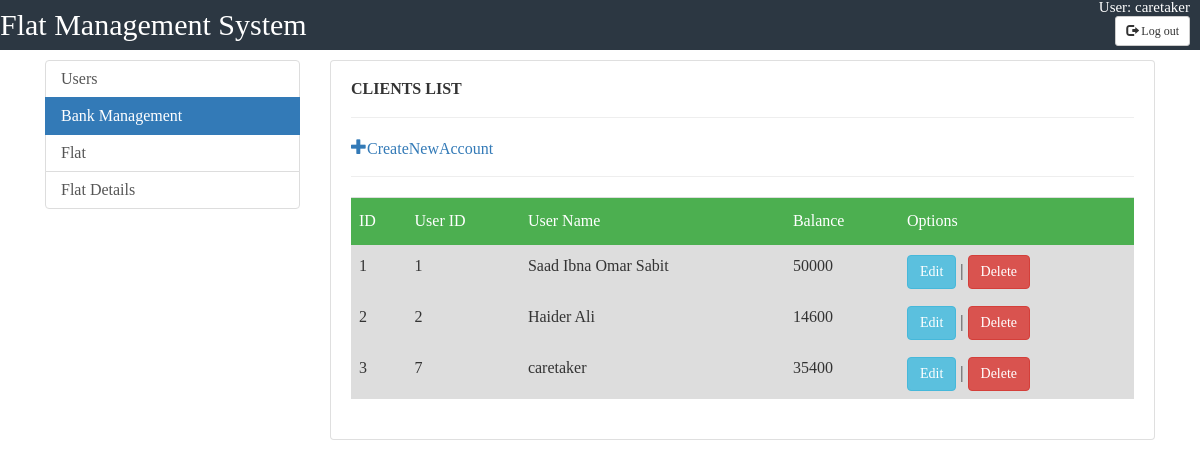
Screenshot of /bank/accounts.php (signed in) with the database file from the repository.
### tables this page shows
CREATE TABLE `money` (
  `id` int(100) NOT NULL,
  `user_id` int(25) NOT NULL,
  `user_name` varchar(100) NOT NULL,
  `balance` int(100) DEFAULT '0'
);

### bank/accounts.php (the view, shortened to what this page needs)
<?php
include_once("../includes/db.php");
$result = mysqli_query($con, "SELECT * FROM money ORDER BY id");
?>
<!doctype html>
<html>
<head>
	<link href="//maxcdn.bootstrapcdn.com/bootstrap/4.1.1/css/bootstrap.min.css" rel="stylesheet" id="bootstrap-css">
	<link rel="stylesheet" href="../css/table.css">
	<link rel="stylesheet" href="https://maxcdn.bootstrapcdn.com/bootstrap/3.3.7/css/bootstrap.min.css">
	<link rel="stylesheet" href="../css/user.css">
</head>
<body>
	<div class="header">
		<div class="logo">
			<ul>
				<li id="logo">Flat Management System</li>
				<li id="user">User:
					<?php echo $_SESSION['u_id'];?>
				</li><br>
				<form action="<?php $_PHP_SELF?>" method="post">
				<li id="button"><button  name="logout" type="submit" class="btn btn-default btn-sm">
          <span class="glyphicon glyphicon-log-out"></span> Log out
        </button>
				</li>
				</form>
			</ul>
		</div>
	</div>
	<div class="container">
		<div class="row">
			<div class="col-md-3">
				<div class="list-group ">
					<a href="../admin/admin.php" class="list-group-item list-group-item-action ">Users</a>
					<a href="#" class="list-group-item list-group-item-action active">Bank Management</a>
					<a href="../admin/flat_add_edit.php" class="list-group-item list-group-item-action ">Flat</a>
				<a href="../admin/Flat_details.php" class="list-group-item list-group-item-action">Flat Details</a>
				</div>
			</div>
			<div class="col-md-9">
				<div class="card">
					<div class="card-body">
						<div class="row">
							<div class="col-md-12">
								<h4 style="text-transform: uppercase; font-weight: bold;">Clients List</h4>
								<hr>
								<a href="create_account.php" class="glyphicon glyphicon-plus"
>CreateNewAccount</a><br/>
								<hr>
							</div>
						</div>
						<div class="row">
							<div class="col-md-12">
								<form action="admin.php">
									<div class="table-responsive">
										<table class="table" id="users">
											<tbody>
												<thead>
													<th>ID</th>
													<th>User ID</th>
													<th>User Name</th>
													<th>Balance</th>
													<th>Options</th>
												</thead>
												 <?php
        while($res = mysqli_fetch_array($result)) {
            echo "<tr>";
            echo "<td>".$res['id']."</td>";
            echo "<td>".$res['user_id']."</td>";
            echo "<td>".$res['user_name']."</td>";
			echo "<td>".$res['balance']."</td>";
            echo "<td><a href=\"accounts_edit.php?id=$res[id]\"><button type='button' class='btn btn-info'>Edit</button></a> | <a href=\"delete_bank_account.php?id=$res[id]\" onClick=\"return confirm('Are you sure you want to delete?')\"><button type='button' class='btn btn-danger'>Delete</button></a></td>";
        }
        ?>
											</tbody>
										</table>
									</div>
								</form>
							</div>
						</div>
					</div>
				</div>
			</div>
		</div>
	</div>
</body>
</html>

### css/table.css (style rules this page uses)
html,body,div,span,applet,object,iframe,h1,h2,h3,h4,h5,h6,p,blockquote,pre,a,abbr,acronym,address,big,cite,code,del,dfn,em,img,ins,kbd,q,s,samp,small,strike,strong,sub,sup,tt,var,b,u,i,center,dl,dt,dd,ol,ul,li,fieldset,form,label,legend,table,caption,tbody,tfoot,thead,tr,th,td,article,aside,canvas,details,embed,figure,figcaption,footer,header,hgroup,menu,nav,output,ruby,section,summary,time,mark,audio,video { margin: 0; padding: 0; border: 0; font-size: 100%; font: inherit; vertical-align: baseline; }
body { line-height: 1; }
ol,ul { list-style: none; }
table { border-collapse: collapse; border-spacing: 0; }
#users,#books tr:nth-child(even) { background-color: #f2f2f2; }
#users,#books tr:hover { background-color: #ddd; }
#users th { padding-top: 12px; padding-bottom: 12px; text-align: left; background-color: #4CAF50; color: white; }

### css/user.css (style rules this page uses)
html,body,div,span,applet,object,iframe,h1,h2,h3,h4,h5,h6,p,blockquote,pre,a,abbr,acronym,address,big,cite,code,del,dfn,em,img,ins,kbd,q,s,samp,small,strike,strong,sub,sup,tt,var,b,u,i,center,dl,dt,dd,ol,ul,li,fieldset,form,label,legend,table,caption,tbody,tfoot,thead,tr,th,td,article,aside,canvas,details,embed,figure,figcaption,footer,header,hgroup,menu,nav,output,ruby,section,summary,time,mark,audio,video { margin: 0; padding: 0; border: 0; font-size: 100%; font: inherit; vertical-align: baseline; }
body { line-height: 1; }
ol,ul { list-style: none; }
table { border-collapse: collapse; border-spacing: 0; }
.header { height:50px; background-color: #2c3742; margin-bottom: 10px; }
.header ul { text-decoration: none; color: white; }
.header ul li { float:left; }
#logo { font-size:30px; margin:0px; padding:10px 0px; color:#fff; }
#user,#button { float:right; margin-right: 10px; font-size: 15px; }

### rows the page displays
money: id "1", user "1", user_name "Saad Ibna Omar Sabit", balance "50000"
money: id "2", user "2", user_name "Haider Ali", balance "14600"
money: id "3", user "7", user_name "caretaker", balance "35400"

### other values shown
$_SESSION['u_id'] "caretaker"
